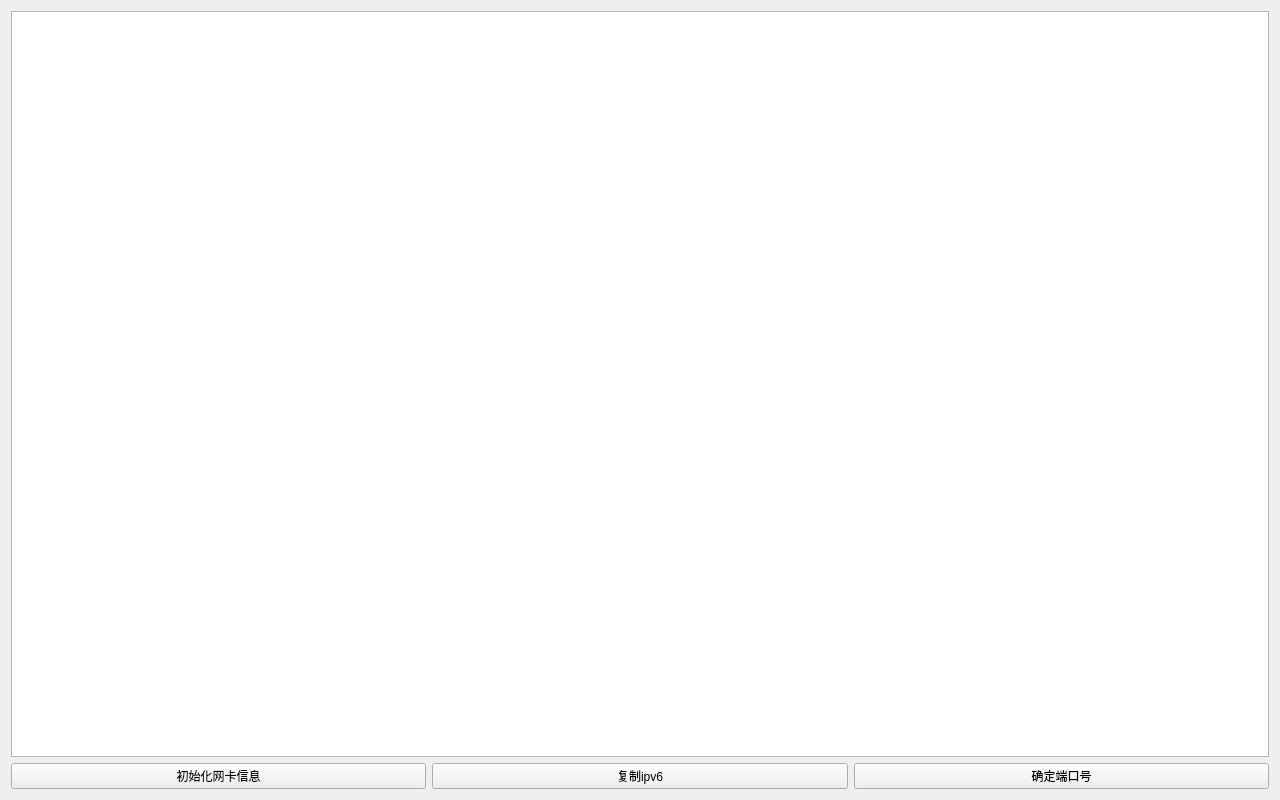
<?xml version="1.0" encoding="UTF-8"?>
<ui version="4.0">
 <class>MainWidget</class>
 <widget class="QWidget" name="MainWidget">
  <property name="geometry">
   <rect>
    <x>0</x>
    <y>0</y>
    <width>1280</width>
    <height>800</height>
   </rect>
  </property>
  <property name="windowTitle">
   <string>MainWidget</string>
  </property>
  <layout class="QVBoxLayout" name="verticalLayout">
   <item>
    <widget class="QTreeView" name="treeView"/>
   </item>
   <item>
    <layout class="QHBoxLayout" name="horizontalLayout">
     <item>
      <widget class="QPushButton" name="pb_initNetworkInfo">
       <property name="text">
        <string>初始化网卡信息</string>
       </property>
      </widget>
     </item>
     <item>
      <widget class="QPushButton" name="pushButton_2">
       <property name="text">
        <string>复制ipv6</string>
       </property>
      </widget>
     </item>
     <item>
      <widget class="QPushButton" name="pushButton_3">
       <property name="text">
        <string>确定端口号</string>
       </property>
      </widget>
     </item>
    </layout>
   </item>
  </layout>
 </widget>
 <resources/>
 <connections/>
</ui>
